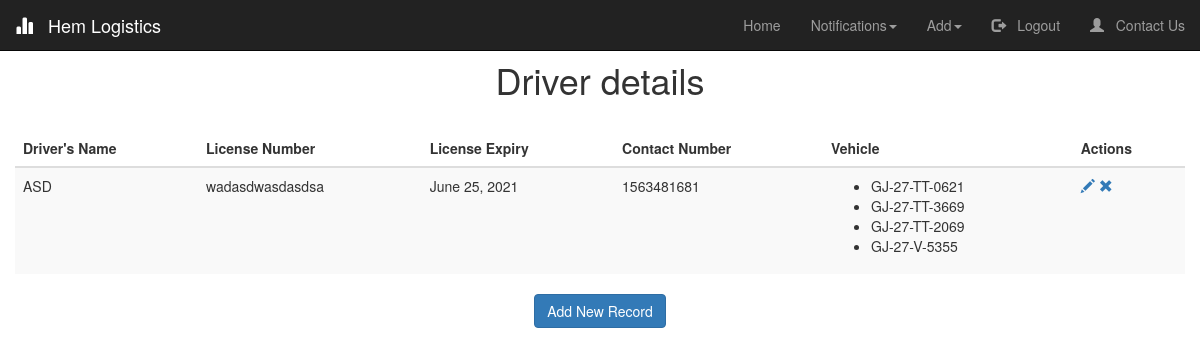
/Driver/ (signed in), run on the app's committed database.
### logistics/models.py (models this page shows, shortened)
class Driver(models.Model):
    Name = models.CharField(max_length=50)
    License_number = models.CharField(verbose_name="DL Number", unique=True, max_length=15, validators=[MinLengthValidator(15,message = "Invalid License Number")])
    License_expiry = models.DateField(verbose_name="License Expiry", validators=[date_validate])#,input_formats = ['%d/%m/%Y'])
    Contact_number = models.CharField(verbose_name="Contact Number", max_length=10,validators=[RegexValidator('[0-9]{10}',message = "Invalid Number")])
    Vehicle=models.ManyToManyField(Vehicle)
    License_expired = models.BooleanField(default=False)

class Vehicle(models.Model):
    Owner  = models.CharField(max_length=50, verbose_name="Owner's Name")
    RC_number = models.CharField(unique =True, verbose_name="RC Number", max_length=13, validators=[MinLengthValidator(12,message = "Invalid RC Number"), RegexValidator('([A-Z]{2})+-([0-9]{1})+-[A-Z]+-[0-9]{4}',message = "Use proper formatting")])
    PAN_number = models.CharField(verbose_name="PAN Number", max_length=10, validators=[MinLengthValidator(10,message = "Invalid PAN Number")])
    Type = models.CharField(verbose_name="Type of Vehicle", choices=TYPE_CHOICES, max_length=10)
    Other = models.CharField(blank = True,verbose_name='',max_length=10)
    Insurance_policy_number = models.CharField(max_length=25)
    PUC_expiry_date = models.DateField()
    Insurance_expiry_date = models.DateField(validators=[date_validate])#,input_formats = ['%d/%m/%Y'])
    Safety_equipments = models.BooleanField(default=False)
    GPS = models.BooleanField(default=False)
    Contact_number = models.CharField(max_length=10,validators=[MinLengthValidator(10,message = "Invalid Contact Number"),RegexValidator('([0-9]{10})',message="Should be numeric values only")])
    Notifications = models.BooleanField(verbose_name="Notifications Needed", default=True)
    Insurance_expired = models.BooleanField(default=False)
    PUC_expired = models.BooleanField(default=False)
    Available = models.BooleanField(default=True)
    Balance = models.IntegerField(default=0)
    def __str__(self):
        return self.RC_number

### logistics/views.py (the view)
# urls.py: path('Driver/', logistics_view.show_driver, name='show_driver'),
@login_required(login_url='/login')
def show_driver(request):
	driver = Driver.objects.order_by('Name')
	return render(request, 'show_driver.html', {'title':'Driver', 'driver':driver })

### logistics/templates/show_driver.html (shortened to what this page needs)
{% extends "index.html" %}
{% load crispy_forms_tags %}
{% block start %}
<link rel="stylesheet" type="text/css" href="https://cdn.datatables.net/1.10.24/css/jquery.dataTables.css">
<h1 style="text-align: center; padding-top: 20px;"> Driver details</h1>
<table id="table" class="table table-striped" style="overflow-y: scroll; height: 1px;">
    <thead class="thead-dark">
    <tr>
        <th>Driver's Name</th>
        <th>License Number</th>
        <th>License Expiry</th>
        <th>Contact Number</th>
        <th>Vehicle</th>
        {% if user.is_authenticated %}
        <th>Actions</th>
        {% endif %}
    </tr>
    </thead>
    <tbody>
{% for x in driver %}
    <tr>
        <td>{{ x.Name }}</td>
        <td>{{ x.License_number }}</td>
        <td>{{ x.License_expiry }}</td>
        <td>{{ x.Contact_number }}</td>
        <td>
            <ul>
            {% for v in x.Vehicle.all %}
                <li>
                    <button class="astext" id = {{x.id}}{{v.id}}>{{ v }}</button>
                </li>
            {% endfor %}
            </ul>
        </td>
        {% if user.is_authenticated %}
        <td>
            <a href="/edit_driver/{{ x.id }}"><span class="glyphicon glyphicon-pencil" > </span></a>
            <a href="/delete_driver/{{ x.id }}"><span class="glyphicon glyphicon-remove"> </span></a>
        </td>
        {% endif %}
    </tr>
{% endfor %}
    </tbody>
</table>
{% if user.is_authenticated %}
<center><a href="/Add Driver/" class="btn btn-primary">Add New Record</a></center>
{% endif %}
<br />
<br />
{% endblock start %}

### logistics/static/index.css (style rules this page uses)
* { margin: auto; position: relative; box-sizing: border-box; }
.astext { background:none; border:none; margin:0; padding:0; cursor: pointer; }

### data on the page
Driver: Name "ASD", License_number "wadasdwasdasdsa", License_expiry "June 25, 2021", Contact_number "1563481681"
Vehicle: RC_number "GJ-27-TT-0621"
Vehicle: RC_number "GJ-27-TT-3669"
Vehicle: RC_number "GJ-27-TT-2069"
Vehicle: RC_number "GJ-27-V-5355"
